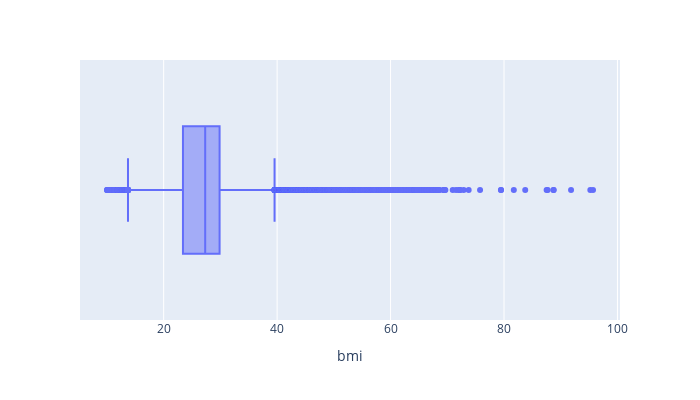
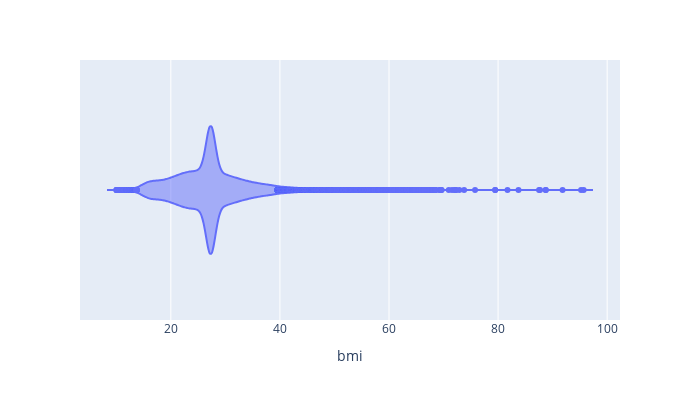

Notebook source saved alongside these figures, in order:
### Code cell
# Box plot
box_fig = px.box(df, x='bmi', width=700, height=400)

# Violin plot
violin_fig = px.violin(df, x='bmi', width=700, height=400)

# Display the plots
box_fig.show()
violin_fig.show()

### Figure 1 — Plotly figure (JSON) as saved in the notebook; plotly's stock layout.template omitted (floating-point values rounded to 4 significant figures; data arrays with more than 128 entries replaced by an {"elided": "..."} marker saying what was removed)
{"data": [{"alignmentgroup": "True", "hovertemplate": "bmi=%{x}<extra></extra>", "legendgroup": "", "marker": {"color": "#636efa"}, "name": "", "notched": false, "offsetgroup": "", "orientation": "h", "showlegend": false, "type": "box", "x": {"elided": "96128 float values"}, "x0": " ", "xaxis": "x", "y0": " ", "yaxis": "y"}], "layout": {"boxmode": "group", "height": 400, "legend": {"tracegroupgap": 0}, "margin": {"t": 60}, "width": 700, "xaxis": {"anchor": "y", "domain": [0, 1], "title": {"text": "bmi"}}, "yaxis": {"anchor": "x", "domain": [0, 1]}}}

### Figure 2 — Plotly figure (JSON) as saved in the notebook; plotly's stock layout.template omitted (floating-point values rounded to 4 significant figures; data arrays with more than 128 entries replaced by an {"elided": "..."} marker saying what was removed)
{"data": [{"alignmentgroup": "True", "box": {"visible": false}, "hovertemplate": "bmi=%{x}<extra></extra>", "legendgroup": "", "marker": {"color": "#636efa"}, "name": "", "offsetgroup": "", "orientation": "h", "scalegroup": "True", "showlegend": false, "type": "violin", "x": {"elided": "96128 float values"}, "x0": " ", "xaxis": "x", "y0": " ", "yaxis": "y"}], "layout": {"height": 400, "legend": {"tracegroupgap": 0}, "margin": {"t": 60}, "violinmode": "group", "width": 700, "xaxis": {"anchor": "y", "domain": [0, 1], "title": {"text": "bmi"}}, "yaxis": {"anchor": "x", "domain": [0, 1]}}}
